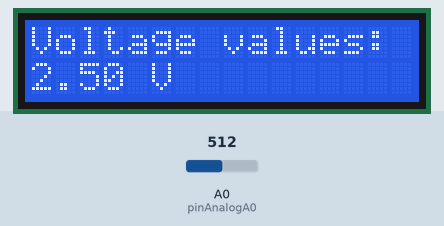
Simulated run of this sketch. Board: Arduino Uno, built with avr-gcc and run on an emulated ATmega328P. On the bench: 16×2 character LCD. The test bench sets the inputs (shaded band); at power-on: A0 (pinAnalogA0) = 512.

Above: at 1.2 s.
1.3 s: A0 (pinAnalogA0) set to 716
At 2.1 s:
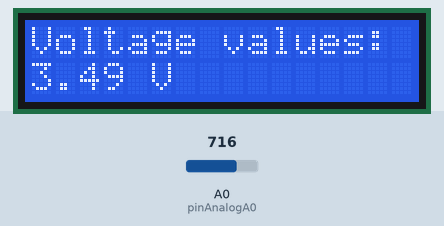
3.0 s: A0 (pinAnalogA0) set to 900
At 3.4 s:
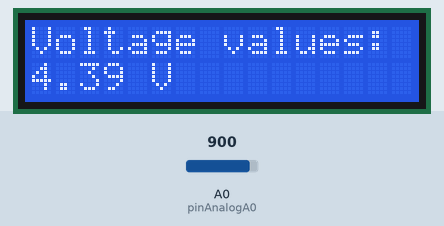
4.5 s: A0 (pinAnalogA0) set to 1023
At 5.9 s:
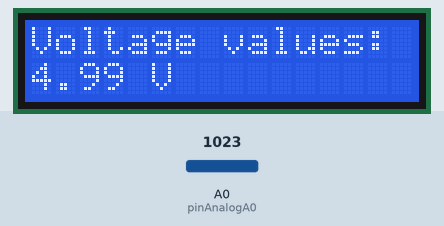
Timing chart, 0 to 7.5 s (numbered marks = the images above; inputs shaded):
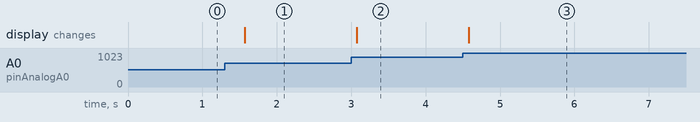

The sketch:

job02.ino
```cpp
#include <LiquidCrystal.h>

// initialization, we define the ports for RS, E and D4 to D7
LiquidCrystal lcd(12, 11, 4, 5, 6, 7);

const int pinAnalogA0 = A0;

void setup() {
  // put your setup code here, to run once:
  pinMode(pinAnalogA0, INPUT);
  // indicates the number of characters (16) and lines (2)
  lcd.begin(16, 2);
  // display the message
  lcd.print("Voltage values:");
}

void loop() {
  // put your main code here, to run repeatedly:
  float valPotar00 = analogRead(pinAnalogA0);
  // divide by 205 to convert 5V encoded to 10 bits (1024 values: 1024 / 205)
  float valPotar01 = valPotar00 / 205;

  // display the voltage values
  lcd.setCursor(0, 1);
  lcd.print(valPotar01);
  lcd.setCursor(5, 1);
  lcd.print("V");
  delay(500);
}
```

Measured:
- after the input at 1.3 s, the display: changes after 0.27 s (image 1)
- after the input at 3.0 s, the display: changes after 0.07 s (image 2)
- after the input at 4.5 s, the display: changes after 0.08 s (image 3)
